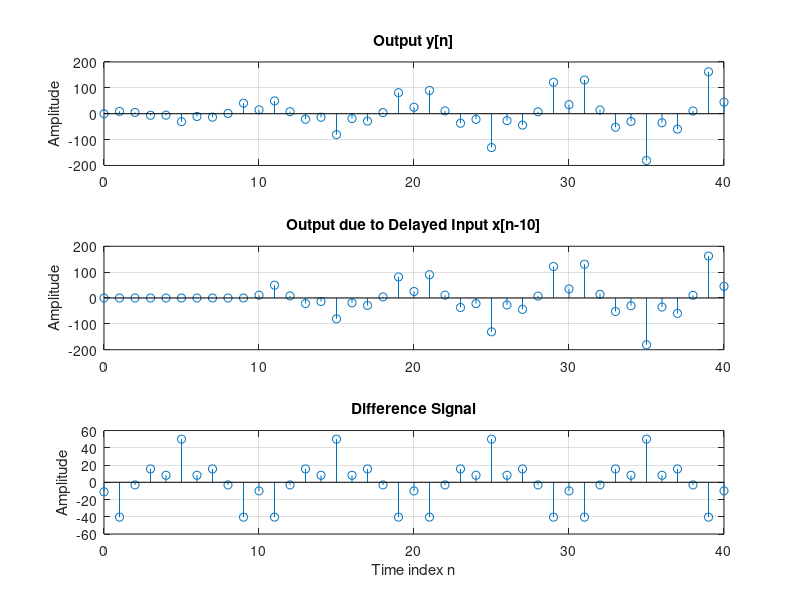

MATLAB code to generate this figure: (Note: this script raises an error after producing the figure.)
% Program P2_4 - modified for Q2.17
% Generate the input sequences
clf;
n = 0:40; D = 10;a = 3.0;b = -2;
x = a*cos(2*pi*0.1*n) + b*cos(2*pi*0.4*n);
xd = [zeros(1,D) x];
y = zeros(1, 41);
yd = zeros(1, length(xd));
% Compute the output y[n]
for i = 2:41
    y(i) = i * x(i) + x(i-1);
end
% Compute the output yd[n]
for i = 2:length(xd)
    yd(i) = i * xd(i) + xd(i-1);
end
% Compute the difference output d[n]
d = y - yd(1+D:41+D);
% Plot the outputs
subplot(3,1,1)
stem(n,y);
ylabel('Amplitude'); 
title('Output y[n]'); grid;
subplot(3,1,2)
stem(n,yd(1:41));
ylabel('Amplitude');
title(['Output due to Delayed Input x[n-', num2str(D),']']); grid;
subplot(3,1,3)
stem(n,d);
xlabel('Time index n'); ylabel('Amplitude');
title('Difference Signal'); grid;
suptitle('y[n] = nx[n] + x[n-1]');